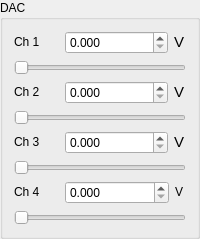
    <widget class="QGroupBox" name="groupBox_2">
     <property name="sizePolicy">
      <sizepolicy hsizetype="Preferred" vsizetype="Fixed">
       <horstretch>0</horstretch>
       <verstretch>0</verstretch>
      </sizepolicy>
     </property>
     <property name="minimumSize">
      <size>
       <width>0</width>
       <height>0</height>
      </size>
     </property>
     <property name="maximumSize">
      <size>
       <width>16777215</width>
       <height>16777215</height>
      </size>
     </property>
     <property name="title">
      <string>DAC</string>
     </property>
     <layout class="QGridLayout" name="gridLayout_10">
      <item row="0" column="0">
       <layout class="QGridLayout" name="gridLayout_2">
        <item row="0" column="0">
         <widget class="QLabel" name="label_9">
          <property name="sizePolicy">
           <sizepolicy hsizetype="Preferred" vsizetype="Fixed">
            <horstretch>0</horstretch>
            <verstretch>0</verstretch>
           </sizepolicy>
          </property>
          <property name="minimumSize">
           <size>
            <width>0</width>
            <height>0</height>
           </size>
          </property>
          <property name="maximumSize">
           <size>
            <width>45</width>
            <height>16777215</height>
           </size>
          </property>
          <property name="font">
           <font>
            <pointsize>9</pointsize>
           </font>
          </property>
          <property name="text">
           <string>Ch 1</string>
          </property>
         </widget>
        </item>
        <item row="1" column="0" colspan="3">
         <widget class="QSlider" name="dacSlider1">
          <property name="maximum">
           <number>3300</number>
          </property>
          <property name="singleStep">
           <number>5</number>
          </property>
          <property name="orientation">
           <enum>Qt::Horizontal</enum>
          </property>
         </widget>
        </item>
        <item row="0" column="2">
         <widget class="QLabel" name="label_10">
          <property name="sizePolicy">
           <sizepolicy hsizetype="Preferred" vsizetype="Fixed">
            <horstretch>0</horstretch>
            <verstretch>0</verstretch>
           </sizepolicy>
          </property>
          <property name="maximumSize">
           <size>
            <width>12</width>
            <height>16777215</height>
           </size>
          </property>
          <property name="font">
           <font>
            <pointsize>11</pointsize>
           </font>
          </property>
          <property name="text">
           <string>V</string>
          </property>
         </widget>
        </item>
        <item row="0" column="1">
         <widget class="QDoubleSpinBox" name="dacSpinBox1">
          <property name="sizePolicy">
           <sizepolicy hsizetype="Minimum" vsizetype="Minimum">
            <horstretch>0</horstretch>
            <verstretch>0</verstretch>
           </sizepolicy>
          </property>
          <property name="font">
           <font>
            <pointsize>9</pointsize>
           </font>
          </property>
          <property name="showGroupSeparator" stdset="0">
           <bool>false</bool>
          </property>
          <property name="suffix">
           <string/>
          </property>
          <property name="decimals">
           <number>3</number>
          </property>
          <property name="maximum">
           <double>3.300000000000000</double>
          </property>
          <property name="singleStep">
           <double>0.005000000000000</double>
          </property>
         </widget>
        </item>
       </layout>
      </item>
      <item row="1" column="0">
       <layout class="QGridLayout" name="gridLayout_8">
        <item row="0" column="2">
         <widget class="QLabel" name="label_12">
          <property name="sizePolicy">
           <sizepolicy hsizetype="Preferred" vsizetype="Fixed">
            <horstretch>0</horstretch>
            <verstretch>0</verstretch>
           </sizepolicy>
          </property>
          <property name="maximumSize">
           <size>
            <width>12</width>
            <height>16777215</height>
           </size>
          </property>
          <property name="font">
           <font>
            <pointsize>11</pointsize>
           </font>
          </property>
          <property name="text">
           <string>V</string>
          </property>
         </widget>
        </item>
        <item row="0" column="1">
         <widget class="QDoubleSpinBox" name="dacSpinBox2">
          <property name="sizePolicy">
           <sizepolicy hsizetype="Minimum" vsizetype="Minimum">
            <horstretch>0</horstretch>
            <verstretch>0</verstretch>
           </sizepolicy>
          </property>
          <property name="font">
           <font>
            <pointsize>9</pointsize>
           </font>
          </property>
          <property name="decimals">
           <number>3</number>
          </property>
          <property name="maximum">
           <double>3.300000000000000</double>
          </property>
          <property name="singleStep">
           <double>0.005000000000000</double>
          </property>
         </widget>
        </item>
        <item row="0" column="0">
         <widget class="QLabel" name="label_11">
          <property name="sizePolicy">
           <sizepolicy hsizetype="Preferred" vsizetype="Fixed">
            <horstretch>0</horstretch>
            <verstretch>0</verstretch>
           </sizepolicy>
          </property>
          <property name="minimumSize">
           <size>
            <width>0</width>
            <height>0</height>
           </size>
          </property>
          <property name="maximumSize">
           <size>
            <width>45</width>
            <height>16777215</height>
           </size>
          </property>
          <property name="font">
           <font>
            <pointsize>9</pointsize>
           </font>
          </property>
          <property name="text">
           <string>Ch 2</string>
          </property>
         </widget>
        </item>
        <item row="1" column="0" colspan="3">
         <widget class="QSlider" name="dacSlider2">
          <property name="maximum">
           <number>3300</number>
          </property>
          <property name="singleStep">
           <number>5</number>
          </property>
          <property name="orientation">
           <enum>Qt::Horizontal</enum>
          </property>
         </widget>
        </item>
       </layout>
      </item>
      <item row="2" column="0">
       <layout class="QGridLayout" name="gridLayout_7">
        <item row="0" column="1">
         <widget class="QDoubleSpinBox" name="dacSpinBox3">
          <property name="sizePolicy">
           <sizepolicy hsizetype="Minimum" vsizetype="Minimum">
            <horstretch>0</horstretch>
            <verstretch>0</verstretch>
           </sizepolicy>
          </property>
          <property name="font">
           <font>
            <pointsize>9</pointsize>
           </font>
          </property>
          <property name="decimals">
           <number>3</number>
          </property>
          <property name="maximum">
           <double>3.300000000000000</double>
          </property>
          <property name="singleStep">
           <double>0.005000000000000</double>
          </property>
         </widget>
        </item>
        <item row="0" column="2">
         <widget class="QLabel" name="label_14">
          <property name="sizePolicy">
           <sizepolicy hsizetype="Preferred" vsizetype="Fixed">
            <horstretch>0</horstretch>
            <verstretch>0</verstretch>
           </sizepolicy>
          </property>
          <property name="maximumSize">
           <size>
            <width>12</width>
            <height>16777215</height>
           </size>
          </property>
          <property name="font">
           <font>
            <pointsize>11</pointsize>
           </font>
          </property>
          <property name="text">
           <string>V</string>
          </property>
         </widget>
        </item>
        <item row="0" column="0">
         <widget class="QLabel" name="label_13">
          <property name="sizePolicy">
           <sizepolicy hsizetype="Preferred" vsizetype="Fixed">
            <horstretch>0</horstretch>
            <verstretch>0</verstretch>
           </sizepolicy>
          </property>
          <property name="minimumSize">
           <size>
            <width>0</width>
            <height>0</height>
           </size>
          </property>
          <property name="maximumSize">
           <size>
            <width>45</width>
            <height>16777215</height>
           </size>
          </property>
          <property name="font">
           <font>
            <pointsize>9</pointsize>
           </font>
          </property>
          <property name="text">
           <string>Ch 3</string>
          </property>
         </widget>
        </item>
        <item row="1" column="0" colspan="3">
         <widget class="QSlider" name="dacSlider3">
          <property name="maximum">
           <number>3300</number>
          </property>
          <property name="singleStep">
           <number>5</number>
          </property>
          <property name="orientation">
           <enum>Qt::Horizontal</enum>
          </property>
         </widget>
        </item>
       </layout>
      </item>
      <item row="3" column="0">
       <layout class="QGridLayout" name="gridLayout_9">
        <item row="0" column="1">
         <widget class="QDoubleSpinBox" name="dacSpinBox4">
          <property name="sizePolicy">
           <sizepolicy hsizetype="Minimum" vsizetype="Minimum">
            <horstretch>0</horstretch>
            <verstretch>0</verstretch>
           </sizepolicy>
          </property>
          <property name="font">
           <font>
            <pointsize>9</pointsize>
           </font>
          </property>
          <property name="decimals">
           <number>3</number>
          </property>
          <property name="maximum">
           <double>3.300000000000000</double>
          </property>
          <property name="singleStep">
           <double>0.005000000000000</double>
          </property>
         </widget>
        </item>
        <item row="0" column="2">
         <widget class="QLabel" name="label_16">
          <property name="sizePolicy">
           <sizepolicy hsizetype="Preferred" vsizetype="Fixed">
            <horstretch>0</horstretch>
            <verstretch>0</verstretch>
           </sizepolicy>
          </property>
          <property name="maximumSize">
           <size>
            <width>11</width>
            <height>16777215</height>
           </size>
          </property>
          <property name="text">
           <string>V</string>
          </property>
         </widget>
        </item>
        <item row="0" column="0">
         <widget class="QLabel" name="label_15">
          <property name="sizePolicy">
           <sizepolicy hsizetype="Preferred" vsizetype="Fixed">
            <horstretch>0</horstretch>
            <verstretch>0</verstretch>
           </sizepolicy>
          </property>
          <property name="minimumSize">
           <size>
            <width>0</width>
            <height>0</height>
           </size>
          </property>
          <property name="maximumSize">
           <size>
            <width>45</width>
            <height>16777215</height>
           </size>
          </property>
          <property name="font">
           <font>
            <pointsize>9</pointsize>
           </font>
          </property>
          <property name="text">
           <string>Ch 4</string>
          </property>
         </widget>
        </item>
        <item row="1" column="0" colspan="3">
         <widget class="QSlider" name="dacSlider4">
          <property name="maximum">
           <number>3300</number>
          </property>
          <property name="singleStep">
           <number>5</number>
          </property>
          <property name="orientation">
           <enum>Qt::Horizontal</enum>
          </property>
         </widget>
        </item>
       </layout>
      </item>
     </layout>
    </widget>
